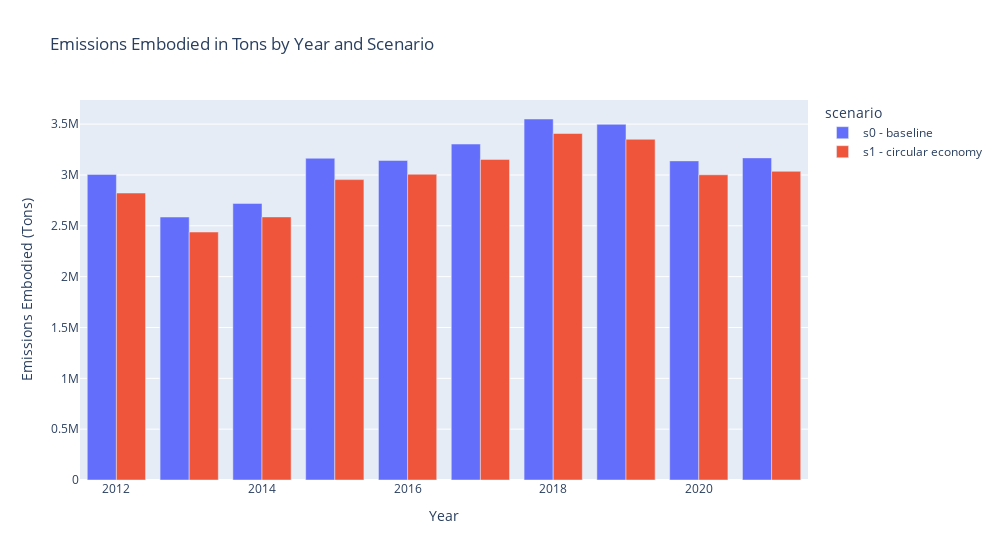

Write notebook code for a chart like this one.
### Code cell
df = df_all.groupby(['year', 'scenario']).emissions_embodied_tons.sum().reset_index()
fig = px.bar(df, 
             x='year', 
             y='emissions_embodied_tons', 
             color='scenario', 
             barmode='group', 
             labels={'emissions_embodied_tons': 'Emissions Embodied (Tons)', 'year': 'Year', 'status': 'Status'},
             title='Emissions Embodied in Tons by Year and Scenario')
fig.update_layout(width=1000)
fig.show()

### Figure 1 — Plotly figure (JSON) as saved in the notebook; plotly's stock layout.template omitted (floating-point values rounded to 4 significant figures)
{"data": [{"alignmentgroup": "True", "hovertemplate": "scenario=s0 - baseline<br>Year=%{x}<br>Emissions Embodied (Tons)=%{y}<extra></extra>", "legendgroup": "s0 - baseline", "marker": {"color": "#636efa", "pattern": {"shape": ""}}, "name": "s0 - baseline", "offsetgroup": "s0 - baseline", "orientation": "v", "showlegend": true, "textposition": "auto", "type": "bar", "x": [2012, 2013, 2014, 2015, 2016, 2017, 2018, 2019, 2020, 2021], "xaxis": "x", "y": [3006000.0, 2586000.0, 2720000.0, 3164000.0, 3143000.0, 3304000.0, 3551000.0, 3498000.0, 3139000.0, 3168000.0], "yaxis": "y"}, {"alignmentgroup": "True", "hovertemplate": "scenario=s1 - circular economy<br>Year=%{x}<br>Emissions Embodied (Tons)=%{y}<extra></extra>", "legendgroup": "s1 - circular economy", "marker": {"color": "#EF553B", "pattern": {"shape": ""}}, "name": "s1 - circular economy", "offsetgroup": "s1 - circular economy", "orientation": "v", "showlegend": true, "textposition": "auto", "type": "bar", "x": [2012, 2013, 2014, 2015, 2016, 2017, 2018, 2019, 2020, 2021], "xaxis": "x", "y": [2823000.0, 2439000.0, 2588000.0, 2955000.0, 3007000.0, 3153000.0, 3408000.0, 3351000.0, 3002000.0, 3036000.0], "yaxis": "y"}], "layout": {"barmode": "group", "legend": {"title": {"text": "scenario"}, "tracegroupgap": 0}, "title": {"text": "Emissions Embodied in Tons by Year and Scenario"}, "width": 1000, "xaxis": {"anchor": "y", "domain": [0, 1], "title": {"text": "Year"}}, "yaxis": {"anchor": "x", "domain": [0, 1], "title": {"text": "Emissions Embodied (Tons)"}}}}
